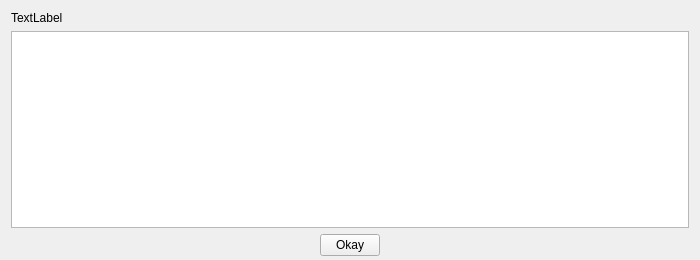
<?xml version="1.0" encoding="UTF-8"?>
<ui version="4.0">
 <class>requirement_window</class>
 <widget class="QWidget" name="requirement_window">
  <property name="geometry">
   <rect>
    <x>0</x>
    <y>0</y>
    <width>700</width>
    <height>260</height>
   </rect>
  </property>
  <property name="minimumSize">
   <size>
    <width>700</width>
    <height>260</height>
   </size>
  </property>
  <property name="maximumSize">
   <size>
    <width>700</width>
    <height>260</height>
   </size>
  </property>
  <property name="windowTitle">
   <string>Form</string>
  </property>
  <property name="layoutDirection">
   <enum>Qt::RightToLeft</enum>
  </property>
  <layout class="QVBoxLayout" name="verticalLayout_2">
   <property name="bottomMargin">
    <number>4</number>
   </property>
   <item>
    <layout class="QVBoxLayout" name="verticalLayout">
     <item>
      <widget class="QLabel" name="label_message_dependency_missing">
       <property name="enabled">
        <bool>true</bool>
       </property>
       <property name="sizePolicy">
        <sizepolicy hsizetype="Preferred" vsizetype="Preferred">
         <horstretch>0</horstretch>
         <verstretch>0</verstretch>
        </sizepolicy>
       </property>
       <property name="minimumSize">
        <size>
         <width>0</width>
         <height>0</height>
        </size>
       </property>
       <property name="maximumSize">
        <size>
         <width>16777215</width>
         <height>62</height>
        </size>
       </property>
       <property name="sizeIncrement">
        <size>
         <width>0</width>
         <height>0</height>
        </size>
       </property>
       <property name="text">
        <string>TextLabel</string>
       </property>
       <property name="wordWrap">
        <bool>false</bool>
       </property>
      </widget>
     </item>
     <item>
      <widget class="QTextBrowser" name="textBrowser_instructions_to_install">
       <property name="minimumSize">
        <size>
         <width>0</width>
         <height>125</height>
        </size>
       </property>
      </widget>
     </item>
     <item>
      <layout class="QHBoxLayout" name="horizontalLayout">
       <property name="sizeConstraint">
        <enum>QLayout::SetMinimumSize</enum>
       </property>
       <property name="bottomMargin">
        <number>0</number>
       </property>
       <item>
        <spacer name="horizontalSpacer">
         <property name="orientation">
          <enum>Qt::Horizontal</enum>
         </property>
         <property name="sizeHint" stdset="0">
          <size>
           <width>40</width>
           <height>20</height>
          </size>
         </property>
        </spacer>
       </item>
       <item>
        <widget class="QPushButton" name="pushButton_okay_dependency_missing">
         <property name="maximumSize">
          <size>
           <width>60</width>
           <height>16777215</height>
          </size>
         </property>
         <property name="text">
          <string>Okay</string>
         </property>
        </widget>
       </item>
       <item>
        <spacer name="horizontalSpacer_2">
         <property name="orientation">
          <enum>Qt::Horizontal</enum>
         </property>
         <property name="sizeHint" stdset="0">
          <size>
           <width>40</width>
           <height>20</height>
          </size>
         </property>
        </spacer>
       </item>
      </layout>
     </item>
    </layout>
   </item>
  </layout>
 </widget>
 <resources/>
 <connections/>
</ui>
